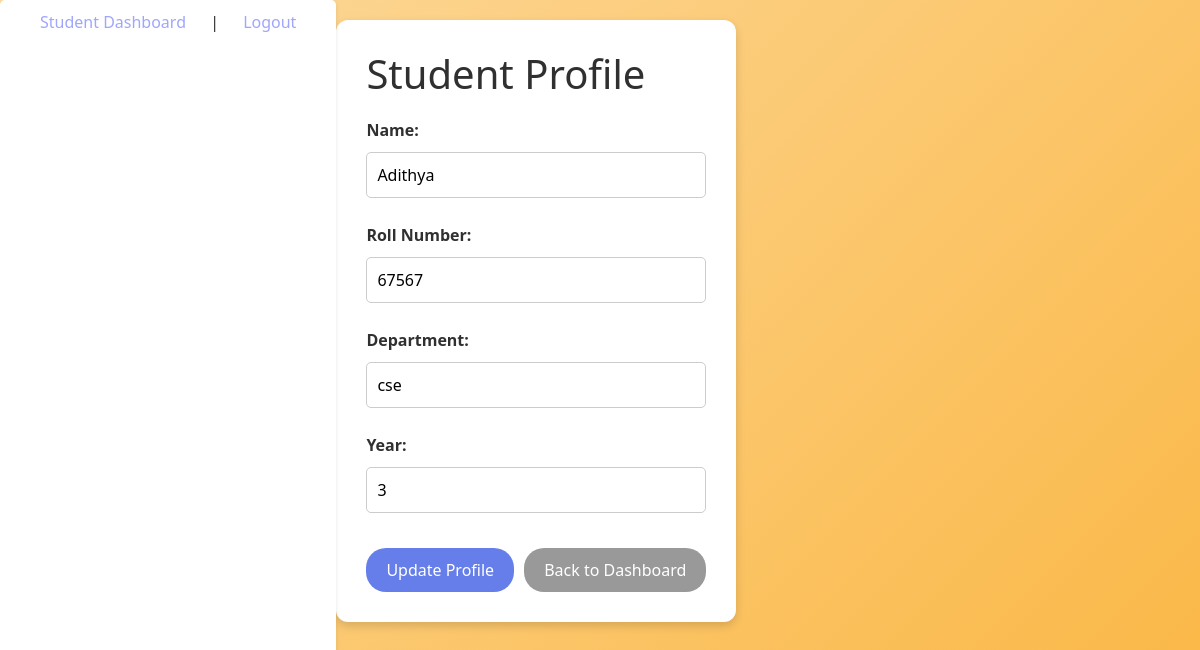
Page /student/profile (signed in) on the committed database.
### app.py (models this page shows)
class User(db.Model, UserMixin):
    id = db.Column(db.Integer, primary_key=True)
    email = db.Column(db.String(120), unique=True, nullable=False)
    password = db.Column(db.String(255), nullable=False)
    role = db.Column(db.String(50), nullable=False)
    name = db.Column(db.String(100), nullable=False)
    is_approved = db.Column(db.Boolean, default=False)
    is_active = db.Column(db.Boolean, default=True)

class studentProfile(db.Model):
    id = db.Column(db.Integer, primary_key=True)
    user_id = db.Column(db.Integer, db.ForeignKey('user.id'), nullable=False)
    roll_number = db.Column(db.String(20), nullable=True)
    department = db.Column(db.String(50), nullable=True)
    year_of_study = db.Column(db.Integer, nullable=True)

### app.py (the view, shortened to what this page needs)
@app.route('/student/profile', methods=['GET', 'POST'])
@login_required
def student_profile():
    if current_user.role != 'student':
        return redirect(url_for('login'))
    profile = studentProfile.query.filter_by(user_id=current_user.id).first()
    if not profile:
        profile = studentProfile(user_id=current_user.id)
        db.session.add(profile)
        db.session.commit()
    return render_template("student_profile.html", profile=profile)

### app.py (called while the page is built)
@login_manager.user_loader
def load_user(user_id):
    return User.query.get(int(user_id))

### templates/student_profile.html (shortened to what this page needs)
{% extends 'base.html' %}
{% block content %}
<div class="profile-wrapper">
<h1>Student Profile</h1>
<form method="post">
<label>Name:</label>
<input type="text"
name="name"
value="{{ current_user.name }}"
readonly>
<label>Roll Number:</label>
<input type="text"
name="roll_number"
value="{{ profile.roll_number or '' }}"
required>
<label>Department:</label>
<input type="text"
name="department"
value="{{ profile.department or '' }}"
required>
<label>Year:</label>
<input type="number"
name="year_of_study"
value="{{ profile.year_of_study or '' }}"
required>
<div class="button-row">
<button type="submit" class="btn-primary">
Update Profile
</button>
<a href="{{ url_for('student_dashboard') }}"
class="btn-secondary">
Back to Dashboard
</a>
</div>
</form>
</div>
{% endblock %}

### templates/base.html (style rules this page uses)
* { margin: 0; padding: 0; box-sizing: border-box; }
body { font-family: 'Segoe UI', Tahoma, Geneva, Verdana, sans-serif; background: linear-gradient(135deg,#fdda9e 0%, #fab642 100%); min-height: 100vh; display: flex; color: #303030; }
button { background-color: #a0a6fb; color: #fff; border: none; padding: 10px 20px; border-radius: 25px; cursor: pointer; transition: all 0.3s ease; }
form input, form select { width: 100%; padding: 10px; margin: 10px 0; border: 1px solid #ccc; border-radius: 5px; }

### templates/student_profile.html (style rules this page uses)
.profile-wrapper { max-width:600px; margin:auto; background:white; padding:30px; border-radius:12px; box-shadow:0 4px 10px rgba(0,0,0,0.15); }
.profile-wrapper h1 { margin-bottom:20px; }
label { display:block; margin-top:15px; font-weight:600; }
input { width:100%; padding:10px; margin-top:6px; border:1px solid #ccc; border-radius:6px; }
.button-row { margin-top:25px; display:flex; gap:10px; }
.btn-primary { background:#667eea; color:white; padding:10px 20px; border:none; border-radius:20px; cursor:pointer; }
.btn-secondary { background:#999; color:white; padding:10px 20px; border-radius:20px; text-decoration:none; }

### rows in the picture
User: name "Adithya"
studentProfile: roll_number "67567", department "cse", year_of_study "3"
